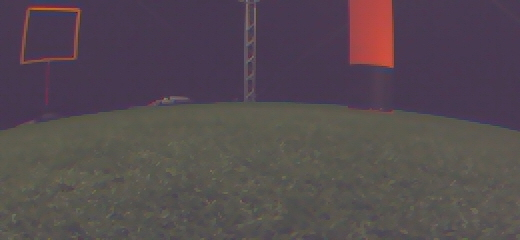
#> input picture Horizon & Colour Detect/fotos/78944762.jpg, 520 x 240 px; its folder holds only this picture in this run
$ python MainCV.py
#> lines starting #> are read from the running program, lines starting #| are printed output that depends on the picture; after the words box and inside, x2 and y2 are one past the last pixel; in counts of white or black regions, pixels touching at a corner belong together; long printed decimals are rounded
######  imports and image retrieval ######

import os
import cv2
import time
import seaborn
import numpy as np
import matplotlib.pyplot as plt
from scipy import ndimage as ndi
import math as mt

folder = 'fotos/'
images= []
filename = []

for entry in os.listdir(folder):
    x = cv2.imread(str(folder+entry),0)
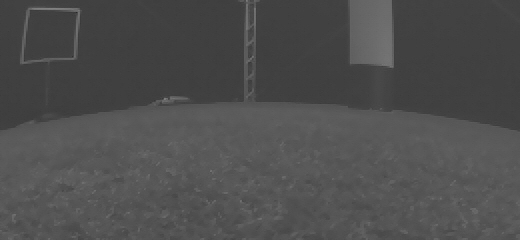
#> x: shape (240, 520); min 39, max 130, mean 78.2
    images.append(x)#cv2.rotate(x, cv2.ROTATE_90_COUNTERCLOCKWISE))
    filename.append(entry)

###### end of import and retrieval #######


##### start list of functions ######

def gradient_image(image):
    grads_image = np.gradient(image)
    return np.gradient(grads_image[0])[0], np.gradient(grads_image[1])[1], np.gradient(grads_image[0])[1]

def shape_ind(xx_grad, yy_grad, xy_grad):
    T = xx_grad + yy_grad
    D = xx_grad * yy_grad - xy_grad ** 2
    L1 = T / 2 + ((T ** 2) / 4 - D) ** (1 / 2)
    L2 = T / 2 - ((T ** 2) / 4 - D) ** (1 / 2)
    Lk1 = np.maximum(L1, L2)
    Lk2 = np.minimum(L1, L2)
    Ldiff = Lk2 - Lk1
    Ladds = Lk2 + Lk1
    shape_index_matrix = 2 / mt.pi * np.arctan(Ladds / Ldiff)
    return shape_index_matrix

def hmat_z_func(htarget):
    hdelta = 0.05
    hp_y, hp_x = np.where(np.abs(shape_index_matrix - htarget) < hdelta)
    hp_z = image[hp_y, hp_x]
    hp_z[hp_z < 100] = 0
    hmat_z = np.zeros((np.shape(image)[0] * np.shape(image)[1])).reshape(520, 240)
    for i in zip(hp_y, hp_x, hp_z):
        hmat_z[i[1], i[0]] = i[2]
    return hmat_z

def noise_filter(hmat_z):
    hmat_z = ndi.maximum_filter(hmat_z, size=(3, 3))
    fch = 50
    hmat_z[hmat_z < fch] = int(0);
    hmat_z[hmat_z >= fch] = int(100)

    hmat_z = ndi.uniform_filter(hmat_z, size=(5, 5), mode='constant', cval=0)
    fch = 5
    hmat_z[hmat_z < fch] = int(0);
    hmat_z[hmat_z >= fch] = int(1)
    return np.transpose(hmat_z)

def sum_mass(label, i):
    clump_mass = label == i
    clump_mass = clump_mass.astype(int)
    clump_mass = clump_mass.astype(np.uint8)

    integral_image_clump = cv2.integral(clump_mass)

    sum_int_clump = integral_image_clump[1][1] + integral_image_clump[-1][-1] - integral_image_clump[-1][1] - \
                    integral_image_clump[1][-1]

    return sum_int_clump

def horizon(theta,phi,Y,pitchGain):
    #Theta and phi given in degrees
    #X and Y given in pixels

    #Note: A positive slope is down and to the right in the image
    #Make sure that positive phi is a roll to the right

    #The pitchGain is a proportional gain which relates the pitch angle to a pixel translation

    m = mt.tan(mt.radians(phi))
    b = (Y/2) + pitchGain*theta

    return m, b

def horizon_filter(object_x_range,object_y_range,m,b,buffer):
    #Crude assumption that object is rectangular
    #obj_y,obj_x = np.nonzero(img)
    y1 = object_y_range[1]; x1 = object_x_range[0]
    y2 = object_y_range[1]; x2 = object_x_range[1]
    y3 = object_y_range[0]; x3 = object_x_range[0]
    y4 = object_y_range[0]; x4 = object_x_range[1]

    if(y1 < m*x1 + b - buffer and y2 < m*x2 + b - buffer and \
        y3 < m*x3 + b - buffer and y4 < m*x4 + b - buffer):

        return True #Filter out object

    elif(y1 > m*x1 + b + buffer and y2 > m*x2 + b + buffer and \
        y3 > m*x3 + b + buffer and y4 > m*x4 + b + buffer):

        return True #Filter out object

    else:
        return False #Keep object

def grid_counter(all_objects, n_rows, n_columns):

    grid_pixels = np.zeros((n_rows,n_columns))
    grid_width = 520/n_columns
    grid_heigth = 240/n_rows

    for i in range(n_rows):
        for j in range(n_columns):
            grid_pixels[i,j] = np.ndarray.sum(all_objects[int(i*grid_heigth):int((i+1)*grid_heigth - 1), int(j*grid_width):int((j+1)*grid_width - 1)])

    # grid_percentage = grid_pixels/grid_width/grid_heigth*100

    return grid_pixels

def output_conversion(grid_percentage):
    nav_input = 7*[0]

    for i in range(len(grid_percentage[0])):
        for j in range(len(grid_percentage)-1, -1, -1):
            if grid_percentage[j][i] == 0.:
                nav_input[i] += 1

    return nav_input

####### end list of function #######


###### start of running code ######

a = time.perf_counter()
counter = 0

for image in images:
    # plt.imshow(image)
    # plt.show()

    counter += 1

    ## Hessian of Z matrix produced
    xx_grad, yy_grad, xy_grad = gradient_image(image)
    shape_index_matrix = shape_ind(xx_grad, yy_grad, xy_grad)
    # print(shape_index_matrix)
    # print(len(shape_index_matri/x), len(shape_index_matrix[0]))

    ## Calculate Hessian matrix and filter on noise
    hmat_z = hmat_z_func(-0.5) + hmat_z_func(.5) + hmat_z_func(0)
    # print(hmat_z[21])
    hmat_z = noise_filter(hmat_z)

    ## Identifying the individual objects
    strut = ndi.generate_binary_structure(2, 10)
    label, n_label = ndi.label(hmat_z != 0, structure=strut)

    ## Initiate dictionary and list to copy information in
    dict_l_objects = {}
    two_d_arr_sum = 0

    ## Set number of rows and columns for grid, and initiate a 2d array to count number of pixels
    n_columns = 7
    n_rows = 9
    all_objects = np.zeros((240,520))

    ## Get horizon from states and set buffer value for horizon
    m, b = horizon(0, 0, 240, 1) # theta, phi, Y, pitchgain
    buffer = 10 # in pixels

    ## Loop through all objects
    for i in range(1, n_label+1):

        ## Determine x- and y-locations of objects
        object_loc_y, object_loc_x = np.where(label == i)

        object_x_range = (object_loc_x.min(), object_loc_x.max())
        object_y_range = (object_loc_y.max(), object_loc_y.min())

        ## Sum all pixels corresponding to the object
        sum_int_clump = sum_mass(label, i)

        ## For loop that excludes objects that are smaller than certain size and do not cross the horizon
        if sum_int_clump > 1000 and horizon_filter(object_x_range,object_y_range,m,b,buffer) == False:

            ## Include object in all objects and append information to dictionary
            all_objects += np.where(label == i, 1, 0)
            dict_l_objects.update({i: {'x_range': object_x_range, 'y_range': object_y_range}})

    ## Find the percentage of pixels covered by object in the grid
    grid_percentage = grid_counter(all_objects, n_rows, n_columns)
    nav_input = output_conversion(grid_percentage)
    print(filename[counter-1], nav_input)

########## Only to check images! Not to implement in C! ############
    for j in dict_l_objects:
        new_image = cv2.rectangle(image, pt1=(dict_l_objects[j]['x_range'][0], dict_l_objects[j]['y_range'][1]),
                                  pt2=(dict_l_objects[j]['x_range'][1], dict_l_objects[j]['y_range'][0]),
                                  color=(255, 0, 0), thickness=3)

    if len(dict_l_objects) != 0:
        plt.clf()
        plt.imshow(new_image)
        plt.title(str(filename[counter-1]))
        plt.vlines([74, 148, 222, 296, 370, 444], 0, 240)
        plt.hlines([27, 54, 81, 109, 136, 163, 190, 217], 0, 520)
        plt.axis([0, 519, 239, 0])
        plt.show()

    else:
        plt.clf()
        plt.imshow(image)
        plt.title(str(filename[counter - 1]))
        plt.vlines([74, 148, 222, 296, 370, 444], 0, 240)
        plt.hlines([27, 54, 81, 109, 136, 163, 190, 217], 0, 520)
        plt.axis([0, 519, 239, 0])
        plt.show()
#> this loop made 1 pass
#> (counter, fch in noise_filter, strut, n_label, two_d_arr_sum, n_columns, n_rows) on pass 1: (1, 5, [[True, True, True], [True, True, True], [True, True, True]], 42, 0, 7, 9)
#| 78944762.jpg [9, 9, 9, 9, 9, 9, 9]
#> pass 1, `xx_grad, yy_grad, xy_grad = gradient_image(image)`:
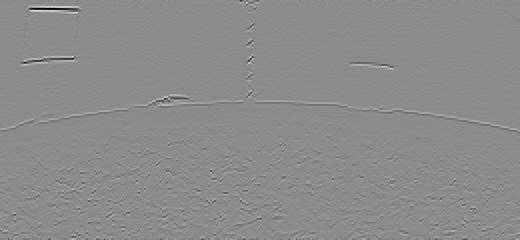
#> xx_grad: shape (240, 520) float64; min -30.5, max 25.25, mean 0; drawn with min black and max white
#> pass 1, `xx_grad, yy_grad, xy_grad = gradient_image(image)`:
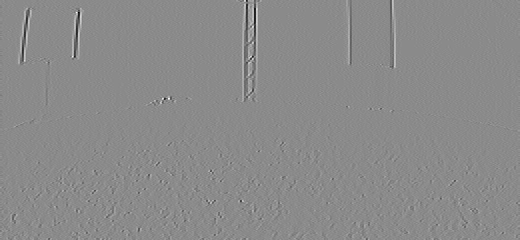
#> yy_grad: shape (240, 520) float64; min -27.75, max 23.25, mean 0; drawn with min black and max white
#> pass 1, `xx_grad, yy_grad, xy_grad = gradient_image(image)`:
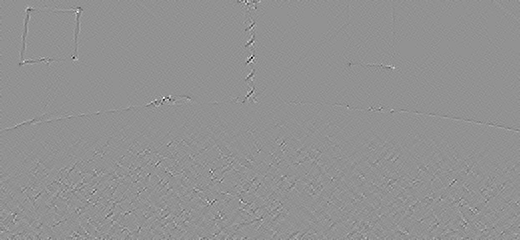
#> xy_grad: shape (240, 520) float64; min -22.5, max 16.75, mean 0.000122; drawn with min black and max white
#> pass 1, in shape_ind, `T = xx_grad + yy_grad`:
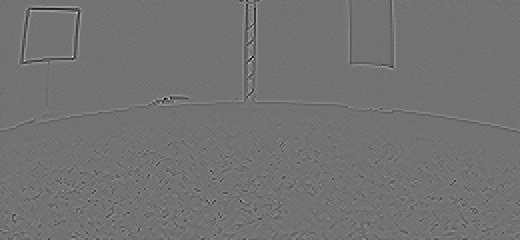
#> T: shape (240, 520) float64; min -39.75, max 48.5, mean 0; drawn with min black and max white
#> pass 1, `plt.show()`:
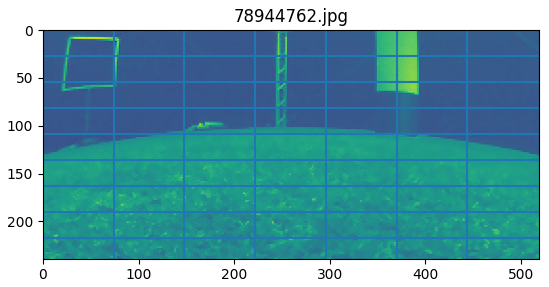
#> figure drawn by matplotlib, 1 panel
#> after the loop: all_objects: shape (240, 520) float64; every value is 0
#> after the loop:
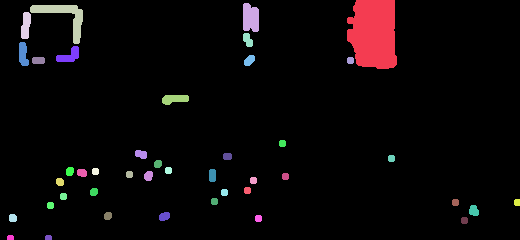
#> label: shape (240, 520) int32; 43 distinct labels, from 0 to 42; one colour per label, 0 black
#> after the loop, counter = 1

########### Visual check ends here ###################

## Counter and timer calculation
b = time.perf_counter()
run_time = b - a

print(run_time, 'seconds for', counter,
      'images with object detection, grid construction and plotting')
#| 0.2151 seconds for 1 images with object detection, grid construction and plotting

#### end of running code #######
